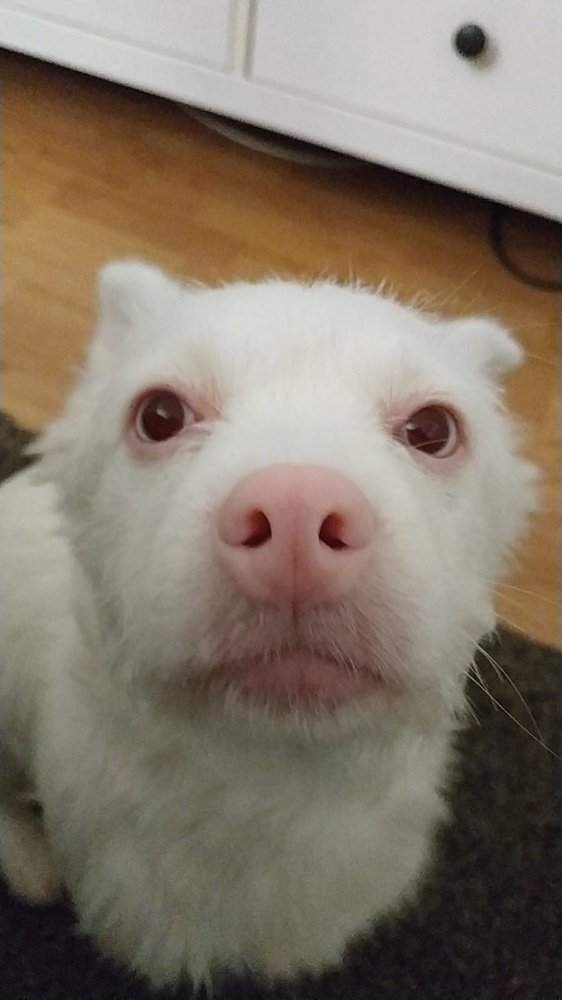
#> input picture capítulo3/La_verdadera_y_única_Reina_de_España.jpeg, 562 x 1000 px, shrunk from 899 x 1599 before the run
$ python HPFsYLPFs.py
#> lines starting #> are read from the running program, lines starting #| are printed output that depends on the picture
import cv2
import numpy as np
from scipy import ndimage

# La operaciones de convolución y correlación son operaciones entre matrices
# que consisten en transformar cada píxel de la matriz con la otra.
# La matriz con la que se realiza la convolución y la correlación es llamada
# kernel y sus características nos dicen qué podemos esperar de la convolución
# de ésta con cualquier matriz a la que para éste tema nos conviene llamar imagen.
# Por ejemplo:

kernel_3x3 = np.array([[-1, -1, -1],
                       [-1, 8, -1],
                       [-1, -1, -1]])

kernel_5x5 = np.array([[-1, -1, -1, -1, -1],
                       [-1, 1, 2, 1, -1],
                       [-1, 2, 4, 2, -1],
                       [-1, 1, 2, 1, -1],
                       [-1, -1, -1, -1, -1]])

# Para entender cómo las características de éstos kernel tenemos que entender cómo
# funciona la convolución y la correlación.
# Al realizar las operaciones de convolución y correlación debemos imaginar que el kernel
# Es una ventana que estamos deslizándo por la imagen haciendo coincidir el centro del kernel
# con cada uno de los píxeles de ésta de forma que haya una correspondencia uno a uno entre
# cada píxel del vecindario en el que estamos de la imagen y cada valor del kernel.
# Para operar se multiplica cada valor del kernel por el que corresponde y después se suman
# los resultados de todos los productos. Tras haber deslizado el kernel por cada píxel de la
# imagen obtendremos otra imagen cuyos píxeles serán todos los resultados que obtuvimos en sus
# homólogos en la imágen original.
# Ahora que sabemos ésto podemos analizar los kernel anteriores para determinar qué podemos
# esperar de la imagen resultante.
# Un kernel define una señal discreta y al realizar una convolución o correlación aumentamos
# el valor absoluto de los píxeles de las zonas de las imágenes que sean similares a esa señal
# mientras que disminuimos los de zonas distintas a esa señal.
# En el caso de los kernel de ejemplo el análisis matemático de la operación nos indica que
# Aquellas zonas en las que los píxeles del centro sean distintas a sus circundantes tendrán
# mayor valor absoluto que las que tengan todos los píxeles iguales.
# Si comparamos las transformadas de fourier de la imagen original y la resultado de una convo-
# lución o correlación con uno de éstos kernel podremos observar que la imágen resultado tiene
# menos sinusoides de baja frecuencia que la original, por lo que al ver éste kernel sabemos que
# es High Pass.

img = cv2.imread("La_verdadera_y_única_Reina_de_España.jpeg", 0)
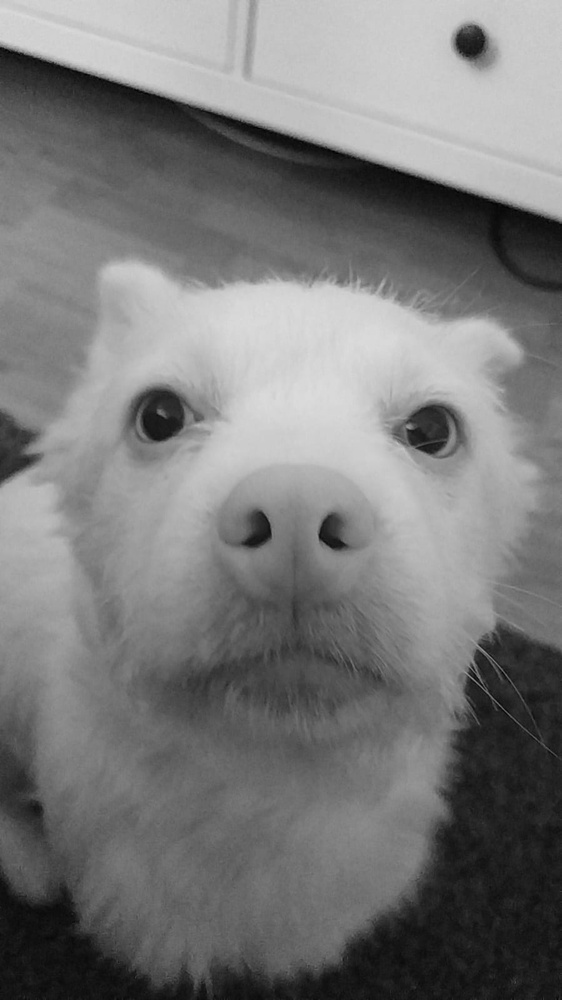
#> img: shape (1000, 562); min 0, max 220, mean 121.8

k3 = ndimage.convolve(img, kernel_3x3)
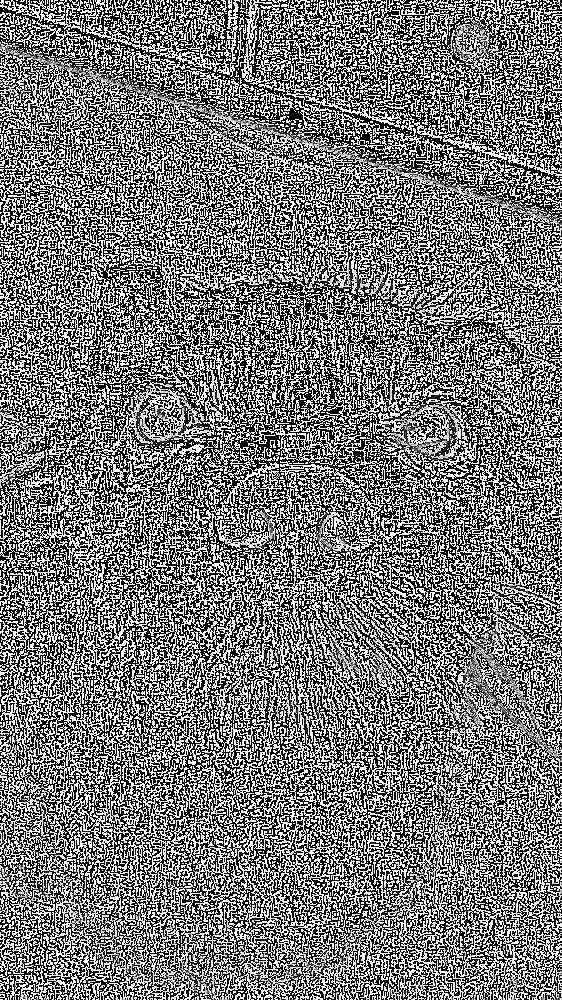
#> k3: shape (1000, 562); min 0, max 255, mean 120.6
k5 = ndimage.convolve(img, kernel_5x5)
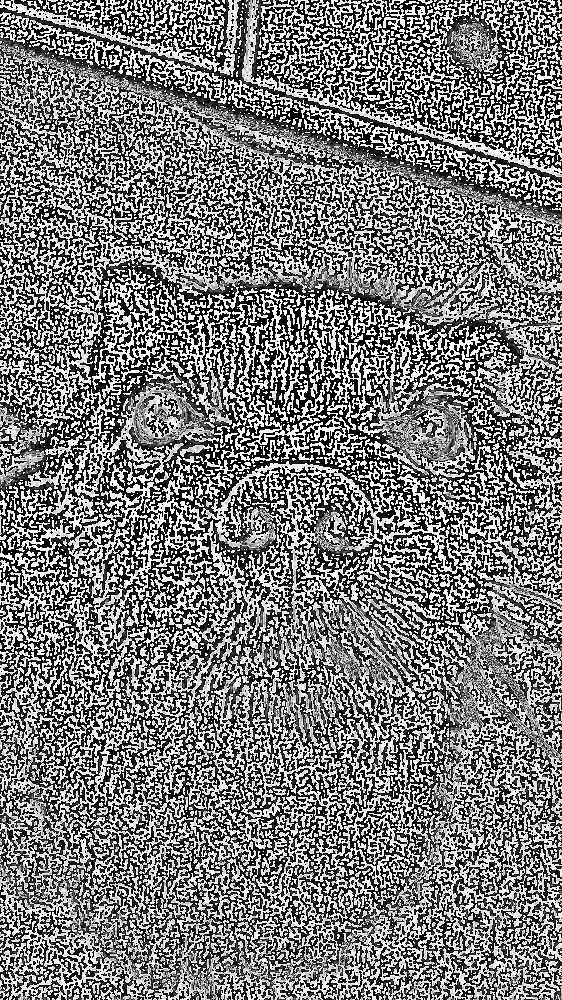
#> k5: shape (1000, 562); min 0, max 255, mean 123.4

blurred = (cv2.GaussianBlur(img,(17,17), 0))
g_hpf = img - blurred
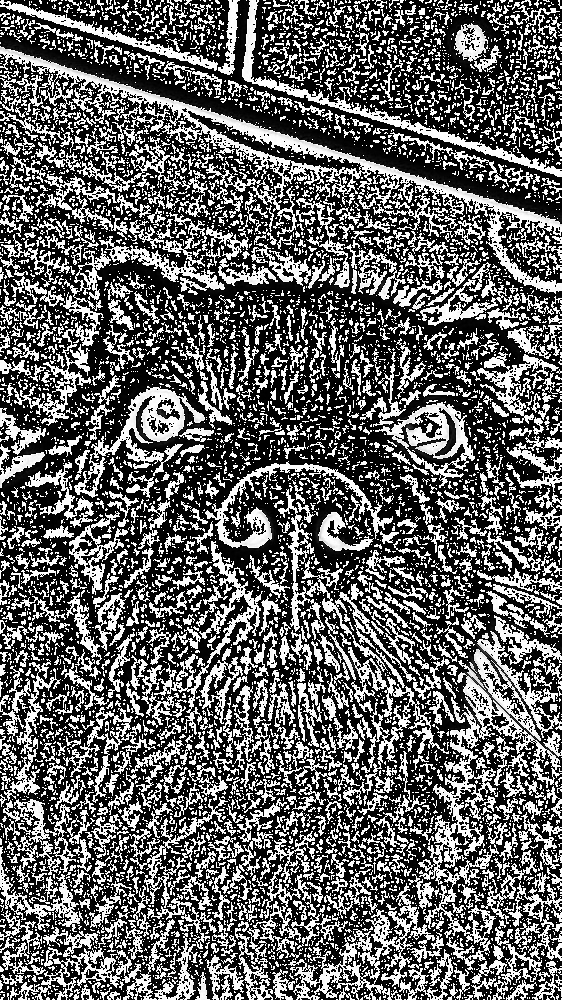
#> g_hpf: shape (1000, 562); min 0, max 255, mean 99.4

cv2.imshow("3x3", k3)
cv2.imshow("5x5", k5)
cv2.imshow("blurred", blurred)
cv2.imshow("h_hpf", g_hpf)
cv2.waitKey()
cv2.destroyAllWindows()

# La diferencia entre correlación y convolución es que la convolución se hace con el kernel
# traspuesto, por tanto en kernels simétricos podemos hablar indistíntamente de ellas, pero en 1d
# la cosa cambia.

# Una de las ventajas de la convolución es que no tiene por qué ser necesariamente
# con kernel bidimensionales, por ejemplo:
k_1d = np.array([1/6,2/3,1/6], np.float32)# es un kernel 1d low-pass

# Hacer la correlación y la convolución seguidas de éste mismo kernel es lo mismo que hacer una sola
# de el cuadrado de ese kernel:

k_2d = np.atleast_2d(k_1d).T @ np.atleast_2d(k_1d)
print(k_2d)

k_1d_img = cv2.sepFilter2D(img, 0, k_1d, k_1d)
k_2d_img = ndimage.convolve(img, k_2d)

cv2.imshow("2 1d", k_1d_img)
cv2.imshow("1 2d", k_2d_img)
cv2.waitKey()
cv2.destroyAllWindows()
